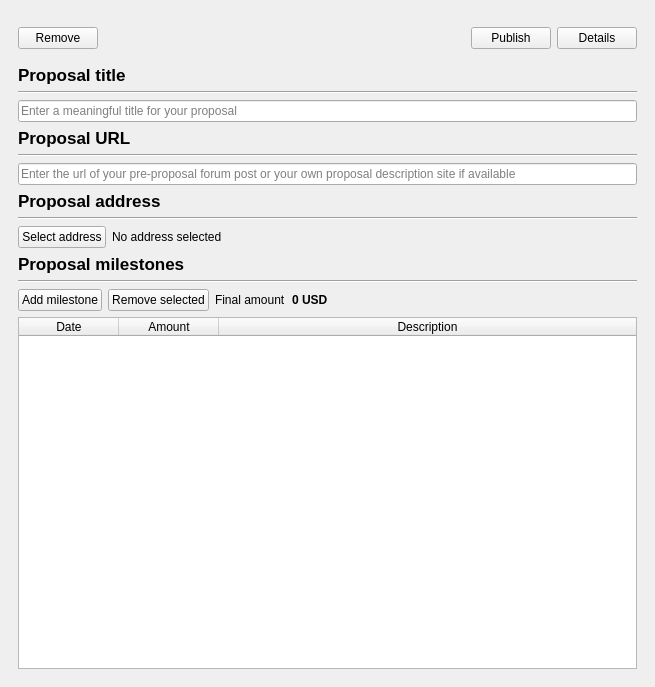
<?xml version="1.0" encoding="UTF-8"?>
<ui version="4.0">
 <class>SmartProposalTabWidget</class>
 <widget class="QWidget" name="SmartProposalTabWidget">
  <property name="geometry">
   <rect>
    <x>0</x>
    <y>0</y>
    <width>655</width>
    <height>687</height>
   </rect>
  </property>
  <property name="windowTitle">
   <string>Form</string>
  </property>
  <property name="styleSheet">
   <string notr="true">#SmartProposalWidget{
border: 1px solid black;
border-radius: 5px;
background-color: #FBFCFC;
}

QProgressBar {
	background-color: rgb(201, 199, 202);
	max-height:5px;
    border-radius: 2px;
	height:6px;
}

</string>
  </property>
  <layout class="QVBoxLayout" name="verticalLayout_4" stretch="0,0">
   <property name="spacing">
    <number>9</number>
   </property>
   <property name="leftMargin">
    <number>9</number>
   </property>
   <property name="topMargin">
    <number>9</number>
   </property>
   <property name="rightMargin">
    <number>9</number>
   </property>
   <property name="bottomMargin">
    <number>9</number>
   </property>
   <item>
    <widget class="QWidget" name="widget" native="true">
     <layout class="QVBoxLayout" name="verticalLayout_3">
      <property name="leftMargin">
       <number>0</number>
      </property>
      <property name="topMargin">
       <number>0</number>
      </property>
      <property name="rightMargin">
       <number>0</number>
      </property>
      <property name="bottomMargin">
       <number>0</number>
      </property>
     </layout>
    </widget>
   </item>
   <item>
    <widget class="QScrollArea" name="scrollArea">
     <property name="frameShape">
      <enum>QFrame::NoFrame</enum>
     </property>
     <property name="frameShadow">
      <enum>QFrame::Plain</enum>
     </property>
     <property name="lineWidth">
      <number>0</number>
     </property>
     <property name="widgetResizable">
      <bool>true</bool>
     </property>
     <widget class="QWidget" name="scrollAreaWidgetContents">
      <property name="geometry">
       <rect>
        <x>0</x>
        <y>0</y>
        <width>637</width>
        <height>660</height>
       </rect>
      </property>
      <layout class="QVBoxLayout" name="verticalLayout">
       <item>
        <layout class="QHBoxLayout" name="horizontalLayout_2">
         <item>
          <widget class="QPushButton" name="removeButton">
           <property name="text">
            <string>Remove</string>
           </property>
          </widget>
         </item>
         <item>
          <spacer name="horizontalSpacer">
           <property name="orientation">
            <enum>Qt::Horizontal</enum>
           </property>
           <property name="sizeHint" stdset="0">
            <size>
             <width>40</width>
             <height>20</height>
            </size>
           </property>
          </spacer>
         </item>
         <item>
          <widget class="QPushButton" name="publishButton">
           <property name="text">
            <string>Publish</string>
           </property>
          </widget>
         </item>
         <item>
          <widget class="QPushButton" name="detailsButton">
           <property name="text">
            <string>Details</string>
           </property>
          </widget>
         </item>
        </layout>
       </item>
       <item>
        <spacer name="verticalSpacer">
         <property name="orientation">
          <enum>Qt::Vertical</enum>
         </property>
         <property name="sizeType">
          <enum>QSizePolicy::Minimum</enum>
         </property>
         <property name="sizeHint" stdset="0">
          <size>
           <width>20</width>
           <height>10</height>
          </size>
         </property>
        </spacer>
       </item>
       <item>
        <widget class="QLabel" name="label">
         <property name="font">
          <font>
           <pointsize>13</pointsize>
           <weight>75</weight>
           <bold>true</bold>
          </font>
         </property>
         <property name="text">
          <string>Proposal title</string>
         </property>
        </widget>
       </item>
       <item>
        <widget class="Line" name="line_3">
         <property name="orientation">
          <enum>Qt::Horizontal</enum>
         </property>
        </widget>
       </item>
       <item>
        <layout class="QHBoxLayout" name="horizontalLayout_3">
         <item>
          <widget class="QProposalInput" name="titleField">
           <property name="placeholderText">
            <string>Enter a meaningful title for your proposal</string>
           </property>
          </widget>
         </item>
        </layout>
       </item>
       <item>
        <widget class="QLabel" name="label_2">
         <property name="font">
          <font>
           <pointsize>13</pointsize>
           <weight>75</weight>
           <bold>true</bold>
          </font>
         </property>
         <property name="text">
          <string>Proposal URL</string>
         </property>
        </widget>
       </item>
       <item>
        <widget class="Line" name="line_5">
         <property name="orientation">
          <enum>Qt::Horizontal</enum>
         </property>
        </widget>
       </item>
       <item>
        <layout class="QHBoxLayout" name="horizontalLayout_4">
         <item>
          <widget class="QProposalInput" name="urlField">
           <property name="placeholderText">
            <string>Enter the url of your pre-proposal forum post or your own proposal description site if available</string>
           </property>
          </widget>
         </item>
        </layout>
       </item>
       <item>
        <widget class="QLabel" name="label_9">
         <property name="font">
          <font>
           <pointsize>13</pointsize>
           <weight>75</weight>
           <bold>true</bold>
          </font>
         </property>
         <property name="text">
          <string>Proposal address</string>
         </property>
        </widget>
       </item>
       <item>
        <widget class="Line" name="line_4">
         <property name="orientation">
          <enum>Qt::Horizontal</enum>
         </property>
        </widget>
       </item>
       <item>
        <layout class="QHBoxLayout" name="horizontalLayout_5">
         <item>
          <widget class="QPushButton" name="selectAddressButton">
           <property name="sizePolicy">
            <sizepolicy hsizetype="Maximum" vsizetype="Fixed">
             <horstretch>0</horstretch>
             <verstretch>0</verstretch>
            </sizepolicy>
           </property>
           <property name="text">
            <string>Select address</string>
           </property>
          </widget>
         </item>
         <item>
          <widget class="QLabel" name="addressLabel">
           <property name="text">
            <string>No address selected</string>
           </property>
          </widget>
         </item>
        </layout>
       </item>
       <item>
        <widget class="QLabel" name="label_4">
         <property name="font">
          <font>
           <pointsize>13</pointsize>
           <weight>75</weight>
           <bold>true</bold>
          </font>
         </property>
         <property name="text">
          <string>Proposal milestones</string>
         </property>
        </widget>
       </item>
       <item>
        <widget class="Line" name="line_2">
         <property name="orientation">
          <enum>Qt::Horizontal</enum>
         </property>
        </widget>
       </item>
       <item>
        <layout class="QHBoxLayout" name="horizontalLayout_6">
         <item>
          <layout class="QHBoxLayout" name="horizontalLayout_7">
           <item>
            <widget class="QPushButton" name="addMilestoneButton">
             <property name="sizePolicy">
              <sizepolicy hsizetype="Maximum" vsizetype="Fixed">
               <horstretch>0</horstretch>
               <verstretch>0</verstretch>
              </sizepolicy>
             </property>
             <property name="text">
              <string>Add milestone</string>
             </property>
            </widget>
           </item>
           <item>
            <widget class="QPushButton" name="removeMilestoneButton">
             <property name="sizePolicy">
              <sizepolicy hsizetype="Maximum" vsizetype="Fixed">
               <horstretch>0</horstretch>
               <verstretch>0</verstretch>
              </sizepolicy>
             </property>
             <property name="text">
              <string>Remove selected</string>
             </property>
            </widget>
           </item>
           <item>
            <widget class="QLabel" name="label_3">
             <property name="sizePolicy">
              <sizepolicy hsizetype="Maximum" vsizetype="Preferred">
               <horstretch>0</horstretch>
               <verstretch>0</verstretch>
              </sizepolicy>
             </property>
             <property name="text">
              <string>Final amount</string>
             </property>
            </widget>
           </item>
           <item>
            <widget class="QLabel" name="finalAmountLabel">
             <property name="font">
              <font>
               <weight>75</weight>
               <bold>true</bold>
              </font>
             </property>
             <property name="text">
              <string>0 USD</string>
             </property>
            </widget>
           </item>
          </layout>
         </item>
        </layout>
       </item>
       <item>
        <widget class="QTableWidget" name="milestoneTable">
         <property name="sizePolicy">
          <sizepolicy hsizetype="Expanding" vsizetype="MinimumExpanding">
           <horstretch>0</horstretch>
           <verstretch>0</verstretch>
          </sizepolicy>
         </property>
         <property name="minimumSize">
          <size>
           <width>0</width>
           <height>100</height>
          </size>
         </property>
         <property name="editTriggers">
          <set>QAbstractItemView::NoEditTriggers</set>
         </property>
         <property name="alternatingRowColors">
          <bool>true</bool>
         </property>
         <property name="selectionMode">
          <enum>QAbstractItemView::SingleSelection</enum>
         </property>
         <property name="selectionBehavior">
          <enum>QAbstractItemView::SelectRows</enum>
         </property>
         <attribute name="horizontalHeaderStretchLastSection">
          <bool>true</bool>
         </attribute>
         <attribute name="verticalHeaderStretchLastSection">
          <bool>false</bool>
         </attribute>
         <column>
          <property name="text">
           <string>Date</string>
          </property>
         </column>
         <column>
          <property name="text">
           <string>Amount</string>
          </property>
         </column>
         <column>
          <property name="text">
           <string>Description</string>
          </property>
         </column>
        </widget>
       </item>
      </layout>
     </widget>
    </widget>
   </item>
  </layout>
 </widget>
 <customwidgets>
  <customwidget>
   <class>QProposalInput</class>
   <extends>QLineEdit</extends>
   <header>smartproposaltab.h</header>
  </customwidget>
 </customwidgets>
 <resources/>
 <connections/>
</ui>
